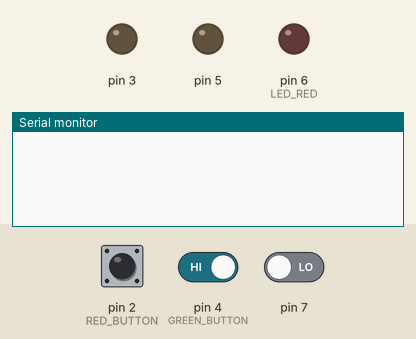
This sketch was run on a simulated Arduino Uno, built with avr-gcc and run on an emulated ATmega328P. Parts: output pins drawn as LEDs (lit = HIGH), the last lines printed to the serial monitor. Inputs (shaded band) come from the test bench; at power-on: pin 2 (RED_BUTTON) HIGH, pin 4 (GREEN_BUTTON) HIGH, pin 7 LOW.

Above: at 1.2 s.
1.3 s: pin 2 (RED_BUTTON) pulled LOW for 0.15 s
At 1.8 s:
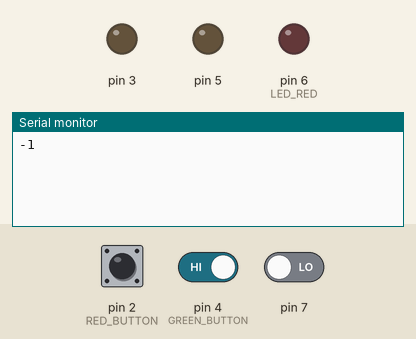
2.9 s: pin 2 (RED_BUTTON) driven LOW and pin 4 (GREEN_BUTTON) driven LOW
At 4.3 s:
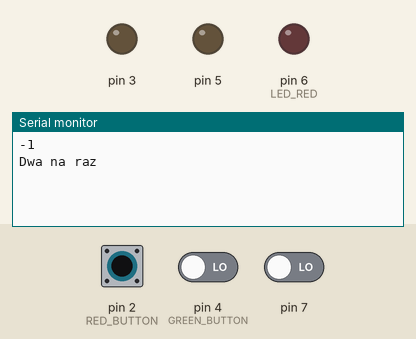

Measured:
- after the input at 1.3 s, the serial monitor: prints a new line after 0.08 s (image 1)
- after the input at 2.9 s, the serial monitor: prints a new line after 0.08 s (image 2)

The sketch:

Z1.ino
```cpp
const byte LED_RED = 6;
const byte LED_GREEN = 5;
const byte LED_BLUE = 3;

const byte RED_BUTTON = 2;
const byte GREEN_BUTTON = 4;

int counter = 0;

void blink(int n) {
  for(int i = 0; i < n; i++) {
    PORTD |= (1 << LED_RED);
    delay(200);
    PORTD &= ~(1 << LED_RED);
    delay(200);
  }
}

void setup()
{
  Serial.begin(9600);
  DDRD |= (1 << LED_RED) | (1 << LED_GREEN) | (1 << LED_BLUE);
  PORTD |= (1 << RED_BUTTON) | (1 << GREEN_BUTTON);
}

void loop()
{
  bool greenPressed = !(PIND & (1 << GREEN_BUTTON));
  bool redPressed = !(PIND & (1 << RED_BUTTON));

  if (greenPressed || redPressed) {
    delay(80);

    greenPressed = !(PIND & (1 << GREEN_BUTTON));
    redPressed = !(PIND & (1 << RED_BUTTON));

    if (greenPressed && redPressed) {
      Serial.println("Dwa na raz");
      blink(counter);
    } else if (greenPressed) {
      counter++;
      Serial.println(counter);
    } else if (redPressed) {
      counter--;
      Serial.println(counter);
    }

    while (!(PIND & (1 << GREEN_BUTTON)) || !(PIND & (1 << RED_BUTTON))) {
      delay(10);
    }

    delay(50);
  }
}
```
